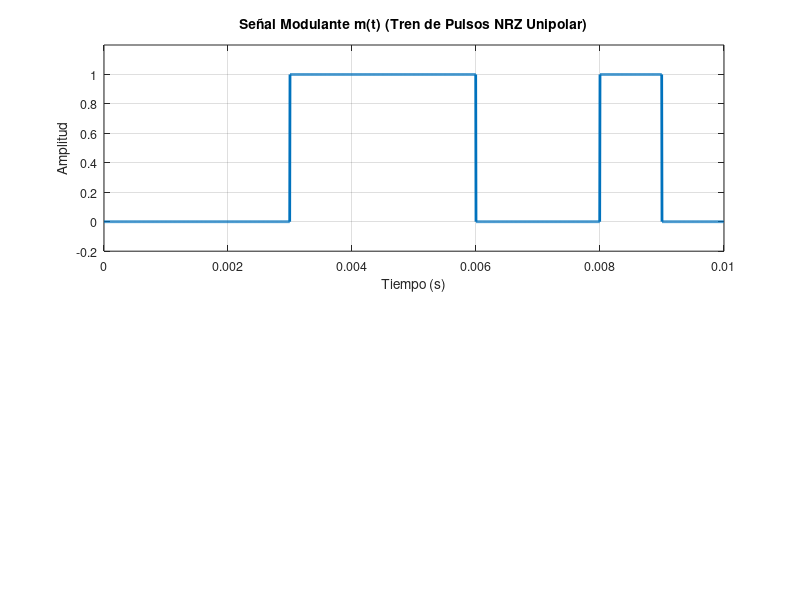

Here is the MATLAB script that generated this plot: (Note: this script raises an error after producing the figure.)
% MATLAB Script for OOK Modulation Simulation and Plotting (Optimized without tightlayout)

% Create 'Pictures' folder if it doesn't exist
if ~exist('Pictures', 'dir')
    mkdir('Pictures');
    disp('Created "Pictures" folder.');
end

% --- Parameters ---
Rb = 1000; % Bit rate (bits/second)
T = 1/Rb; % Bit duration
fc = 20e3; % Carrier frequency (e.g., 20 kHz)
Ac = 1; % Carrier amplitude

fs_sampling_factor = 200; % Factor for sampling rate (fs_sampling = fs_sampling_factor * Rb)
fs_sampling = fs_sampling_factor * Rb; % High sampling frequency for smooth plots
Ts_sampling = 1/fs_sampling;

num_bits = 10; % Number of bits to simulate
bits = randi([0, 1], 1, num_bits); % Random binary data (0s and 1s)

t = 0:Ts_sampling:(num_bits * T - Ts_sampling);

% --- OOK Baseband Signal (m(t)) ---
m_t_ook = zeros(size(t));
for i = 1:num_bits
    idx_start = round((i-1)*T/Ts_sampling) + 1;
    idx_end = round(i*T/Ts_sampling);
    if idx_start > length(t) || idx_end > length(t)
        idx_end = length(t); 
    end
    if idx_start > idx_end 
        continue; 
    end
    m_t_ook(idx_start : idx_end) = bits(i);
end

% --- OOK Complex Envelope (g(t)) ---
g_t_ook = Ac * m_t_ook; % g(t) is real and positive for OOK

% --- Fourier Transform of g(t) (G(f)) ---
N_fft_g = length(g_t_ook); 
N_fft_g = 2^nextpow2(N_fft_g); % Pad to nearest power of 2
g_t_ook_padded_for_fft = [g_t_ook, zeros(1, N_fft_g - length(g_t_ook))];

G_f_ook = fftshift(fft(g_t_ook_padded_for_fft)) / fs_sampling;
f_g_ook = (-N_fft_g/2 : N_fft_g/2 - 1) * (fs_sampling / N_fft_g);

% --- OOK Passband Signal (s(t)) ---
s_t_ook = Ac * m_t_ook .* cos(2*pi*fc*t); % OOK Passband Signal: s(t) = A_c * m(t) * cos(2*pi*f_c*t)

% --- Fourier Transform of s(t) (S(f)) ---
N_fft_s = length(s_t_ook);
N_fft_s = 2^nextpow2(N_fft_s); 
s_t_ook_padded_for_fft = [s_t_ook, zeros(1, N_fft_s - length(s_t_ook))];

S_f_ook = fftshift(fft(s_t_ook_padded_for_fft)) / fs_sampling;
f_s_ook = (-N_fft_s/2 : N_fft_s/2 - 1) * (fs_sampling / N_fft_s);

% --- Plotting and Exporting ---

% Plot 1: m(t) and g(t) in time domain
fig1 = figure('Units', 'inches', 'Position', [0 0 8 6]); % Consistent figure size

% Get subplot handles for manual positioning
ax1 = subplot(2,1,1);
plot(t, m_t_ook, 'LineWidth', 2, 'Color', [0 0.4470 0.7410]); % Blue
title('Señal Modulante m(t) (Tren de Pulsos NRZ Unipolar)', 'FontSize', 11);
xlabel('Tiempo (s)', 'FontSize', 9);
ylabel('Amplitud', 'FontSize', 9);
ylim([-0.2 1.2]);
grid on;
set(ax1, 'FontSize', 9); % Apply font size to axes

% Adjust position of the first subplot to make space for sgtitle
ax1.Position = ax1.Position + [0 0.05 0 0]; % Move up slightly

ax2 = subplot(2,1,2);
plot(t, real(g_t_ook), 'LineWidth', 2, 'Color', [0.8500 0.3250 0.0980]); % Orange
title('Envolvente Compleja g(t) para OOK', 'FontSize', 11);
xlabel('Tiempo (s)', 'FontSize', 9);
ylabel('Amplitud', 'FontSize', 9);
ylim([-0.2 1.2]);
grid on;
set(ax2, 'FontSize', 9); % Apply font size to axes

% Adjust position of the second subplot to move down slightly
ax2.Position = ax2.Position - [0 0.05 0 0]; 

sgtitle('Envolvente Compleja OOK en el Dominio del Tiempo', 'FontSize', 13, 'FontWeight', 'bold');
exportgraphics(fig1, 'Pictures/ook_mt_gt.png', 'Resolution', 400); 
disp('Saved Pictures/ook_mt_gt.png');

% Plot 2: G(f) spectrum (baseband)
fig2 = figure('Units', 'inches', 'Position', [0 0 8 4]); % Consistent figure size
plot(f_g_ook, abs(G_f_ook), 'LineWidth', 2, 'Color', [0.4940 0.1840 0.5560]); % Purple
title('Espectro de la Envolvente Compleja G(f) para OOK', 'FontSize', 11);
xlabel('Frecuencia (Hz)', 'FontSize', 9);
ylabel('|G(f)|', 'FontSize', 9, 'Interpreter', 'latex');
xlim([-3*Rb 3*Rb]); 
grid on;
set(gca, 'FontSize', 9);

sgtitle('Espectro de la Envolvente Compleja OOK', 'FontSize', 13, 'FontWeight', 'bold');
% No tightlayout needed for single subplot figures, but adjust Position for more margin
ax = gca; % Get current axes handle
ax.Position = ax.Position + [0.02 0.05 -0.04 -0.08]; % [left bottom width height] -> adjust to make more room
exportgraphics(fig2, 'Pictures/ook_gf.png', 'Resolution', 400); 
disp('Saved Pictures/ook_gf.png');

% Plot 3: S(f) spectrum (passband)
fig3 = figure('Units', 'inches', 'Position', [0 0 8 4]); % Consistent figure size
plot(f_s_ook / 1e3, abs(S_f_ook), 'LineWidth', 2, 'Color', [0 0.6 0.2]); % Dark Green
title('Espectro de Señal Modulada OOK (Pasabanda)', 'FontSize', 11);
xlabel('Frecuencia (kHz)', 'FontSize', 9);
ylabel('Magnitud Espectral', 'FontSize', 9);
xlim([ (fc - 2*Rb)/1e3, (fc + 2*Rb)/1e3]); 
grid on;
set(gca, 'FontSize', 9);

sgtitle('Espectro de la Señal OOK Modulada', 'FontSize', 13, 'FontWeight', 'bold');
% No tightlayout needed for single subplot figures, but adjust Position for more margin
ax = gca;
ax.Position = ax.Position + [0.02 0.05 -0.04 -0.08]; % [left bottom width height] -> adjust to make more room
exportgraphics(fig3, 'Pictures/ook_passband_spectrum.png', 'Resolution', 400); 
disp('Saved Pictures/ook_passband_spectrum.png');

close all;
disp('OOK plots generated and saved in the "Pictures" folder.');
